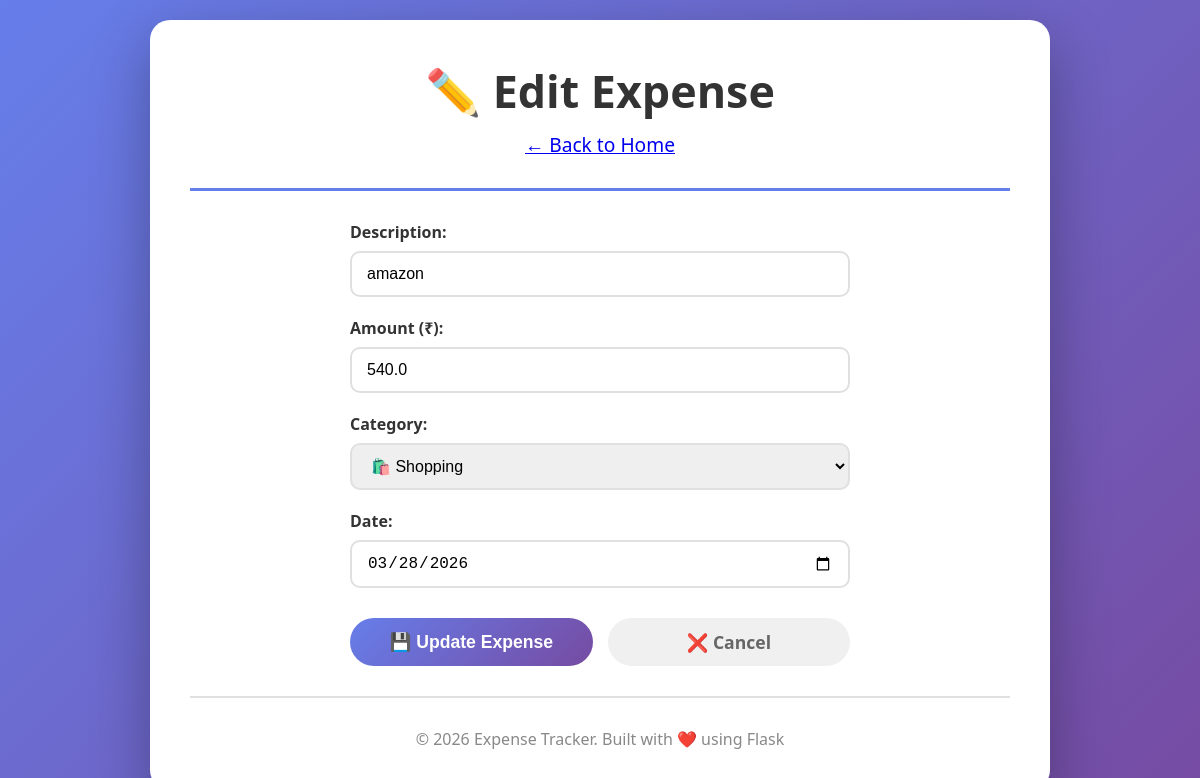
Page /edit/7 (signed in) on the committed database.
### tables this page shows
CREATE TABLE expenses (
            id INTEGER PRIMARY KEY AUTOINCREMENT,
            user_id INTEGER NOT NULL,
            description TEXT NOT NULL,
            amount REAL NOT NULL,
            category TEXT NOT NULL,
            date TEXT NOT NULL,
            FOREIGN KEY (user_id) REFERENCES users (id)
        );

### app.py (the view, shortened to what this page needs)
@app.route('/edit/<int:expense_id>', methods=['GET', 'POST'])
def edit_expense(expense_id):
    if 'user_id' not in session:
        flash('Please login to edit expenses.', 'info')
        return redirect(url_for('login'))
    user_id = session['user_id']
    expense = db.get_expense_by_id(expense_id, user_id)
    if not expense:
        flash('Expense not found or you do not have permission to edit it.', 'error')
        return redirect(url_for('home'))
    return render_template('edit.html', expense=expense)

### database.py (called while the page is built)
def get_connection():
    conn = sqlite3.connect(DB_NAME)
    conn.row_factory = sqlite3.Row
    return conn

def get_expense_by_id(expense_id, user_id):
    conn = get_connection()
    cursor = conn.cursor()
    cursor.execute('''
        SELECT * FROM expenses
        WHERE id = ? AND user_id = ?
    ''', (expense_id, user_id))
    expense = cursor.fetchone()
    conn.close()
    return expense

### templates/edit.html (shortened to what this page needs)
<!DOCTYPE html>
<html lang="en">
<head>
    <link rel="stylesheet" href="{{ url_for('static', filename='style.css') }}">
</head>
<body>
    <div class="container">
        <header>
            <h1>✏️ Edit Expense</h1>
            <p><a href="{{ url_for('home') }}">← Back to Home</a></p>
        </header>
        <main>
            <form method="POST" class="expense-form">
                <div class="form-group">
                    <label for="description">Description:</label>
                    <input type="text" id="description" name="description" required value="{{ expense.description }}">
                </div>
                <div class="form-group">
                    <label for="amount">Amount (₹):</label>
                    <input type="number" id="amount" name="amount" step="0.01" required value="{{ expense.amount }}">
                </div>
                <div class="form-group">
                    <label for="category">Category:</label>
                    <select id="category" name="category" required>
                        <option value="Shopping" {% if expense.category == 'Shopping' %}selected{% endif %}>🛍️ Shopping</option>
                    </select>
                </div>
                <div class="form-group">
                    <label for="date">Date:</label>
                    <input type="date" id="date" name="date" required value="{{ expense.date }}">
                </div>
                <div class="form-actions">
                    <button type="submit" class="btn-submit">💾 Update Expense</button>
                    <a href="{{ url_for('home') }}" class="btn-cancel">❌ Cancel</a>
                </div>
            </form>
        </main>
        <footer>
            <p>&copy; 2026 Expense Tracker. Built with ❤️ using Flask</p>
        </footer>
    </div>
</body>
</html>

### static/style.css (style rules this page uses)
* { margin: 0; padding: 0; box-sizing: border-box; }
body { font-family: 'Segoe UI', Tahoma, Geneva, Verdana, sans-serif; background: linear-gradient(135deg, #667eea 0%, #764ba2 100%); min-height: 100vh; display: flex; justify-content: center; align-items: center; padding: 20px; }
.container { background: white; border-radius: 20px; box-shadow: 0 20px 60px rgba(0, 0, 0, 0.3); padding: 40px; max-width: 900px; width: 100%; animation: fadeIn 0.5s ease-in; }
header { text-align: center; padding-bottom: 30px; border-bottom: 3px solid #667eea; margin-bottom: 30px; }
header h1 { font-size: 2.8rem; color: #333; margin-bottom: 10px; }
header p { font-size: 1.2rem; color: #666; }
footer { text-align: center; padding-top: 30px; margin-top: 30px; border-top: 2px solid #e0e0e0; color: #888; }
footer p { font-size: 1rem; }
.expense-form { max-width: 500px; margin: 0 auto; }
.form-group { margin-bottom: 20px; }
.form-group label { display: block; margin-bottom: 8px; font-weight: 600; color: #333; }
.form-group input, .form-group select { width: 100%; padding: 12px 15px; border: 2px solid #e0e0e0; border-radius: 10px; font-size: 1rem; transition: border-color 0.3s ease; box-sizing: border-box; }
.form-actions { display: flex; gap: 15px; margin-top: 30px; }
.btn-submit { flex: 1; background: linear-gradient(135deg, #667eea 0%, #764ba2 100%); color: white; padding: 12px 25px; border: none; border-radius: 30px; font-size: 1.1rem; font-weight: bold; cursor: pointer; transition: transform 0.3s ease, box-shadow 0.3s ease; }
.btn-cancel { flex: 1; background: #f0f0f0; color: #666; padding: 12px 25px; border: none; border-radius: 30px; font-size: 1.1rem; font-weight: bold; text-align: center; text-decoration: none; transition: background 0.3s ease; }

### rows in the picture
expenses: description "amazon", amount "540.0", category "🛍️ Shopping", date "03/28/2026"
